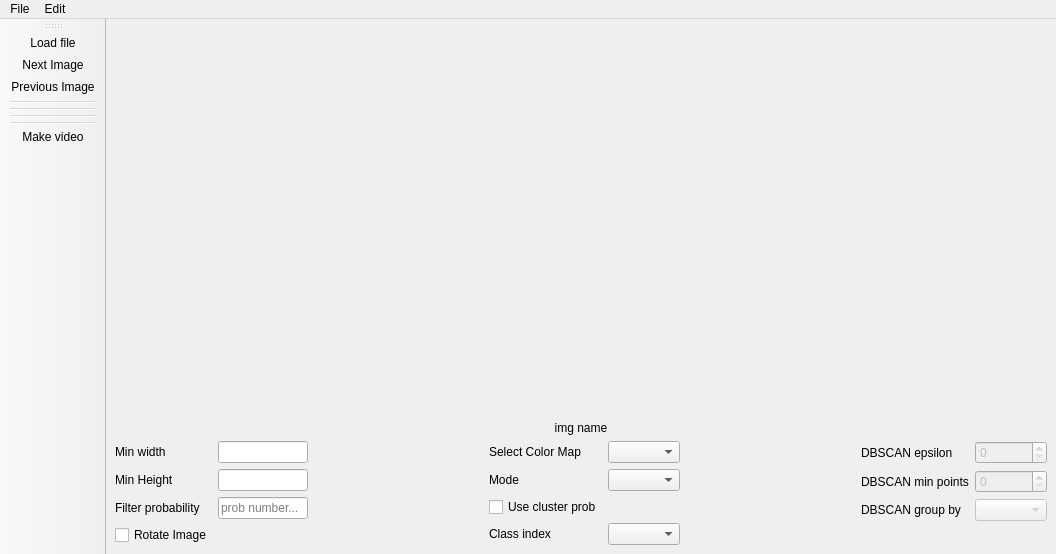
<?xml version="1.0" encoding="UTF-8"?>
<ui version="4.0">
 <class>MainWindow</class>
 <widget class="QMainWindow" name="MainWindow">
  <property name="geometry">
   <rect>
    <x>0</x>
    <y>0</y>
    <width>1056</width>
    <height>554</height>
   </rect>
  </property>
  <property name="minimumSize">
   <size>
    <width>500</width>
    <height>425</height>
   </size>
  </property>
  <property name="maximumSize">
   <size>
    <width>1110</width>
    <height>756</height>
   </size>
  </property>
  <property name="focusPolicy">
   <enum>Qt::ClickFocus</enum>
  </property>
  <property name="windowTitle">
   <string>Watching Prob Events</string>
  </property>
  <property name="layoutDirection">
   <enum>Qt::LeftToRight</enum>
  </property>
  <widget class="QWidget" name="centralwidget">
   <property name="enabled">
    <bool>true</bool>
   </property>
   <layout class="QVBoxLayout" name="verticalLayout">
    <item>
     <layout class="QHBoxLayout" name="horizontalLayout_2">
      <item>
       <widget class="QLabel" name="img_lbl">
        <property name="sizePolicy">
         <sizepolicy hsizetype="Preferred" vsizetype="Expanding">
          <horstretch>0</horstretch>
          <verstretch>0</verstretch>
         </sizepolicy>
        </property>
        <property name="autoFillBackground">
         <bool>false</bool>
        </property>
        <property name="text">
         <string/>
        </property>
        <property name="pixmap">
         <pixmap resource="resources.qrc">:/images/images/init.png</pixmap>
        </property>
        <property name="scaledContents">
         <bool>true</bool>
        </property>
       </widget>
      </item>
      <item>
       <widget class="QLabel" name="img_lbl_rgb">
        <property name="sizePolicy">
         <sizepolicy hsizetype="Preferred" vsizetype="Expanding">
          <horstretch>0</horstretch>
          <verstretch>0</verstretch>
         </sizepolicy>
        </property>
        <property name="autoFillBackground">
         <bool>false</bool>
        </property>
        <property name="text">
         <string/>
        </property>
        <property name="pixmap">
         <pixmap resource="resources.qrc">:/images/images/init.png</pixmap>
        </property>
        <property name="scaledContents">
         <bool>true</bool>
        </property>
       </widget>
      </item>
      <item>
       <widget class="QLabel" name="lbl_rbg_box">
        <property name="text">
         <string/>
        </property>
        <property name="pixmap">
         <pixmap resource="resources.qrc">:/images/images/init.png</pixmap>
        </property>
        <property name="scaledContents">
         <bool>true</bool>
        </property>
       </widget>
      </item>
     </layout>
    </item>
    <item>
     <widget class="QLabel" name="lbl_ImgName">
      <property name="text">
       <string>img name</string>
      </property>
      <property name="alignment">
       <set>Qt::AlignCenter</set>
      </property>
     </widget>
    </item>
    <item>
     <layout class="QHBoxLayout" name="horizontalLayout_3">
      <property name="sizeConstraint">
       <enum>QLayout::SetMinimumSize</enum>
      </property>
      <item>
       <layout class="QFormLayout" name="formLayout">
        <property name="fieldGrowthPolicy">
         <enum>QFormLayout::AllNonFixedFieldsGrow</enum>
        </property>
        <item row="0" column="0">
         <widget class="QLabel" name="label_7">
          <property name="text">
           <string>Min width</string>
          </property>
         </widget>
        </item>
        <item row="0" column="1">
         <widget class="QLineEdit" name="minW_lineEdit">
          <property name="maximumSize">
           <size>
            <width>90</width>
            <height>16777215</height>
           </size>
          </property>
         </widget>
        </item>
        <item row="1" column="0">
         <widget class="QLabel" name="label_8">
          <property name="sizePolicy">
           <sizepolicy hsizetype="Preferred" vsizetype="Preferred">
            <horstretch>0</horstretch>
            <verstretch>0</verstretch>
           </sizepolicy>
          </property>
          <property name="text">
           <string>Min Height</string>
          </property>
         </widget>
        </item>
        <item row="1" column="1">
         <widget class="QLineEdit" name="minH_lineEdit">
          <property name="maximumSize">
           <size>
            <width>90</width>
            <height>16777215</height>
           </size>
          </property>
         </widget>
        </item>
        <item row="2" column="0">
         <widget class="QLabel" name="label">
          <property name="text">
           <string>Filter probability</string>
          </property>
         </widget>
        </item>
        <item row="2" column="1">
         <widget class="QLineEdit" name="prob_lineEdit">
          <property name="sizePolicy">
           <sizepolicy hsizetype="Expanding" vsizetype="Fixed">
            <horstretch>0</horstretch>
            <verstretch>0</verstretch>
           </sizepolicy>
          </property>
          <property name="maximumSize">
           <size>
            <width>90</width>
            <height>16777215</height>
           </size>
          </property>
          <property name="focusPolicy">
           <enum>Qt::ClickFocus</enum>
          </property>
          <property name="placeholderText">
           <string>prob number...</string>
          </property>
         </widget>
        </item>
        <item row="3" column="0">
         <widget class="QCheckBox" name="checkB_Reverse">
          <property name="text">
           <string>Rotate Image</string>
          </property>
         </widget>
        </item>
       </layout>
      </item>
      <item>
       <spacer name="horizontalSpacer">
        <property name="orientation">
         <enum>Qt::Horizontal</enum>
        </property>
        <property name="sizeHint" stdset="0">
         <size>
          <width>40</width>
          <height>20</height>
         </size>
        </property>
       </spacer>
      </item>
      <item>
       <layout class="QFormLayout" name="formLayout_4">
        <property name="fieldGrowthPolicy">
         <enum>QFormLayout::AllNonFixedFieldsGrow</enum>
        </property>
        <item row="0" column="0">
         <widget class="QLabel" name="label_2">
          <property name="text">
           <string>Select Color Map</string>
          </property>
         </widget>
        </item>
        <item row="0" column="1">
         <widget class="QComboBox" name="cmComboBox">
          <property name="maximumSize">
           <size>
            <width>90</width>
            <height>16777215</height>
           </size>
          </property>
         </widget>
        </item>
        <item row="1" column="0">
         <widget class="QLabel" name="label_5">
          <property name="text">
           <string>Mode</string>
          </property>
         </widget>
        </item>
        <item row="1" column="1">
         <widget class="QComboBox" name="mode_comboBox">
          <property name="maximumSize">
           <size>
            <width>90</width>
            <height>16777215</height>
           </size>
          </property>
         </widget>
        </item>
        <item row="2" column="0">
         <widget class="QCheckBox" name="clusterProb_RadioBtn">
          <property name="text">
           <string>Use cluster prob</string>
          </property>
         </widget>
        </item>
        <item row="3" column="0">
         <widget class="QLabel" name="label_9">
          <property name="text">
           <string>Class index</string>
          </property>
         </widget>
        </item>
        <item row="3" column="1">
         <widget class="QComboBox" name="cbox_ClassIndex"/>
        </item>
       </layout>
      </item>
      <item>
       <spacer name="horizontalSpacer_2">
        <property name="orientation">
         <enum>Qt::Horizontal</enum>
        </property>
        <property name="sizeHint" stdset="0">
         <size>
          <width>40</width>
          <height>20</height>
         </size>
        </property>
       </spacer>
      </item>
      <item>
       <layout class="QFormLayout" name="formLayout_2">
        <property name="fieldGrowthPolicy">
         <enum>QFormLayout::AllNonFixedFieldsGrow</enum>
        </property>
        <item row="0" column="0">
         <widget class="QLabel" name="label_3">
          <property name="text">
           <string>DBSCAN epsilon</string>
          </property>
         </widget>
        </item>
        <item row="0" column="1">
         <widget class="QSpinBox" name="eps_spinBox">
          <property name="enabled">
           <bool>false</bool>
          </property>
          <property name="maximumSize">
           <size>
            <width>90</width>
            <height>16777215</height>
           </size>
          </property>
         </widget>
        </item>
        <item row="1" column="0">
         <widget class="QLabel" name="label_4">
          <property name="text">
           <string>DBSCAN min points</string>
          </property>
         </widget>
        </item>
        <item row="1" column="1">
         <widget class="QSpinBox" name="minPoints_spinBox">
          <property name="enabled">
           <bool>false</bool>
          </property>
          <property name="maximumSize">
           <size>
            <width>90</width>
            <height>16777215</height>
           </size>
          </property>
         </widget>
        </item>
        <item row="2" column="0">
         <widget class="QLabel" name="label_6">
          <property name="text">
           <string>DBSCAN group by</string>
          </property>
         </widget>
        </item>
        <item row="2" column="1">
         <widget class="QComboBox" name="dbscanGroupBy_comboBox">
          <property name="enabled">
           <bool>false</bool>
          </property>
          <property name="maximumSize">
           <size>
            <width>90</width>
            <height>16777215</height>
           </size>
          </property>
         </widget>
        </item>
       </layout>
      </item>
     </layout>
    </item>
   </layout>
  </widget>
  <widget class="QMenuBar" name="menubar">
   <property name="geometry">
    <rect>
     <x>0</x>
     <y>0</y>
     <width>1056</width>
     <height>25</height>
    </rect>
   </property>
   <widget class="QMenu" name="menuFile">
    <property name="title">
     <string>File</string>
    </property>
    <addaction name="actionLoad"/>
   </widget>
   <widget class="QMenu" name="menuEdit">
    <property name="title">
     <string>Edit</string>
    </property>
    <addaction name="actionNext_Image"/>
    <addaction name="actionPrevious_Image"/>
    <addaction name="actionMake_video"/>
   </widget>
   <addaction name="menuFile"/>
   <addaction name="menuEdit"/>
  </widget>
  <widget class="QToolBar" name="toolBar">
   <property name="windowTitle">
    <string>toolBar</string>
   </property>
   <property name="movable">
    <bool>true</bool>
   </property>
   <property name="allowedAreas">
    <set>Qt::AllToolBarAreas</set>
   </property>
   <attribute name="toolBarArea">
    <enum>LeftToolBarArea</enum>
   </attribute>
   <attribute name="toolBarBreak">
    <bool>false</bool>
   </attribute>
   <addaction name="actionLoad"/>
   <addaction name="actionNext_Image"/>
   <addaction name="actionPrevious_Image"/>
   <addaction name="separator"/>
   <addaction name="separator"/>
   <addaction name="separator"/>
   <addaction name="separator"/>
   <addaction name="actionMake_video"/>
  </widget>
  <action name="actionLoad">
   <property name="icon">
    <iconset resource="resources.qrc">
     <normaloff>:/images/images/load.png</normaloff>:/images/images/load.png</iconset>
   </property>
   <property name="text">
    <string>Load file...</string>
   </property>
   <property name="shortcut">
    <string>Ctrl+L</string>
   </property>
  </action>
  <action name="actionEraser">
   <property name="enabled">
    <bool>false</bool>
   </property>
   <property name="icon">
    <iconset resource="resources.qrc">
     <normaloff>:/images/images/eraser.png</normaloff>:/images/images/eraser.png</iconset>
   </property>
   <property name="text">
    <string>Eraser</string>
   </property>
   <property name="toolTip">
    <string>Erase events from image</string>
   </property>
  </action>
  <action name="actionNext_Image">
   <property name="icon">
    <iconset resource="resources.qrc">
     <normaloff>:/images/images/next.jpg</normaloff>:/images/images/next.jpg</iconset>
   </property>
   <property name="text">
    <string>Next Image</string>
   </property>
   <property name="shortcut">
    <string>Right</string>
   </property>
  </action>
  <action name="actionPrevious_Image">
   <property name="icon">
    <iconset resource="resources.qrc">
     <normaloff>:/images/images/previous.jpg</normaloff>:/images/images/previous.jpg</iconset>
   </property>
   <property name="text">
    <string>Previous Image</string>
   </property>
   <property name="shortcut">
    <string>Left</string>
   </property>
  </action>
  <action name="actionUndo">
   <property name="icon">
    <iconset resource="resources.qrc">
     <normaloff>:/images/images/undo.png</normaloff>:/images/images/undo.png</iconset>
   </property>
   <property name="text">
    <string>Undo</string>
   </property>
   <property name="shortcut">
    <string>Ctrl+Z</string>
   </property>
  </action>
  <action name="actionMake_video">
   <property name="icon">
    <iconset resource="resources.qrc">
     <normaloff>:/images/images/video.jpeg</normaloff>:/images/images/video.jpeg</iconset>
   </property>
   <property name="text">
    <string>Make video</string>
   </property>
  </action>
 </widget>
 <resources>
  <include location="resources.qrc"/>
 </resources>
 <connections/>
</ui>
